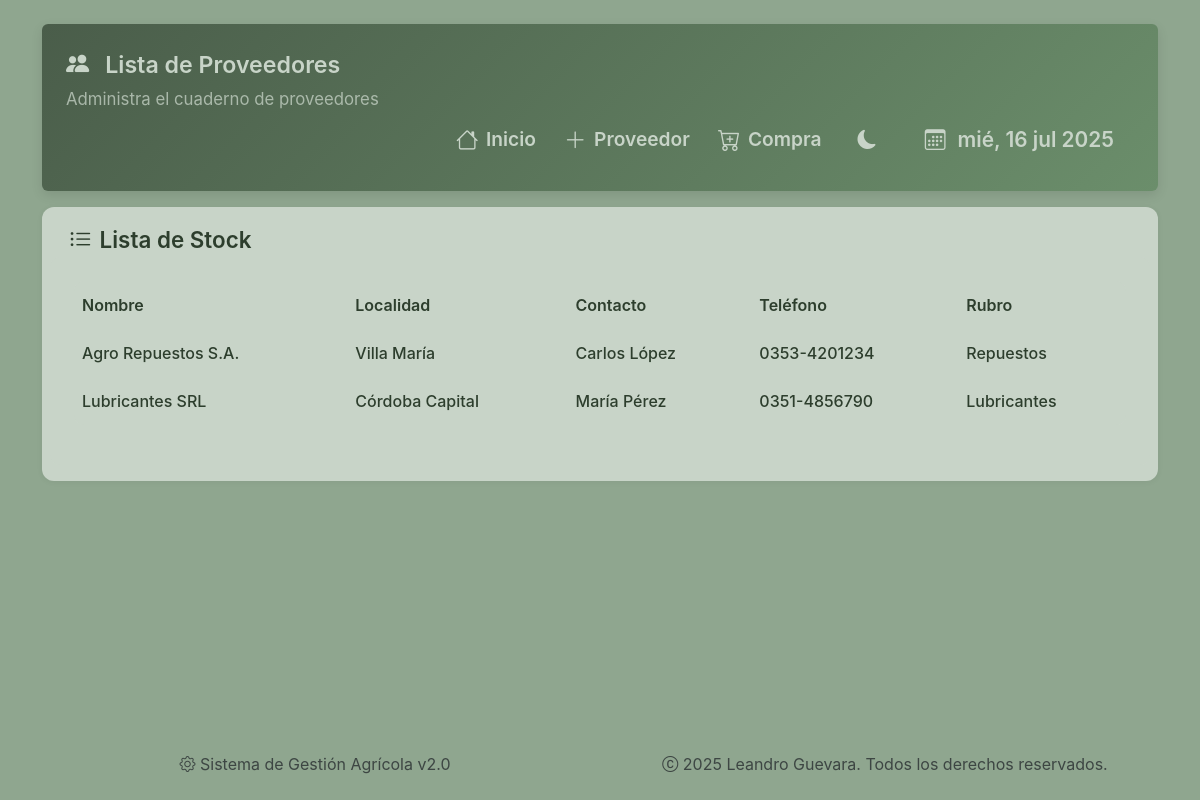
Before: /proveedor/ with the older database file.
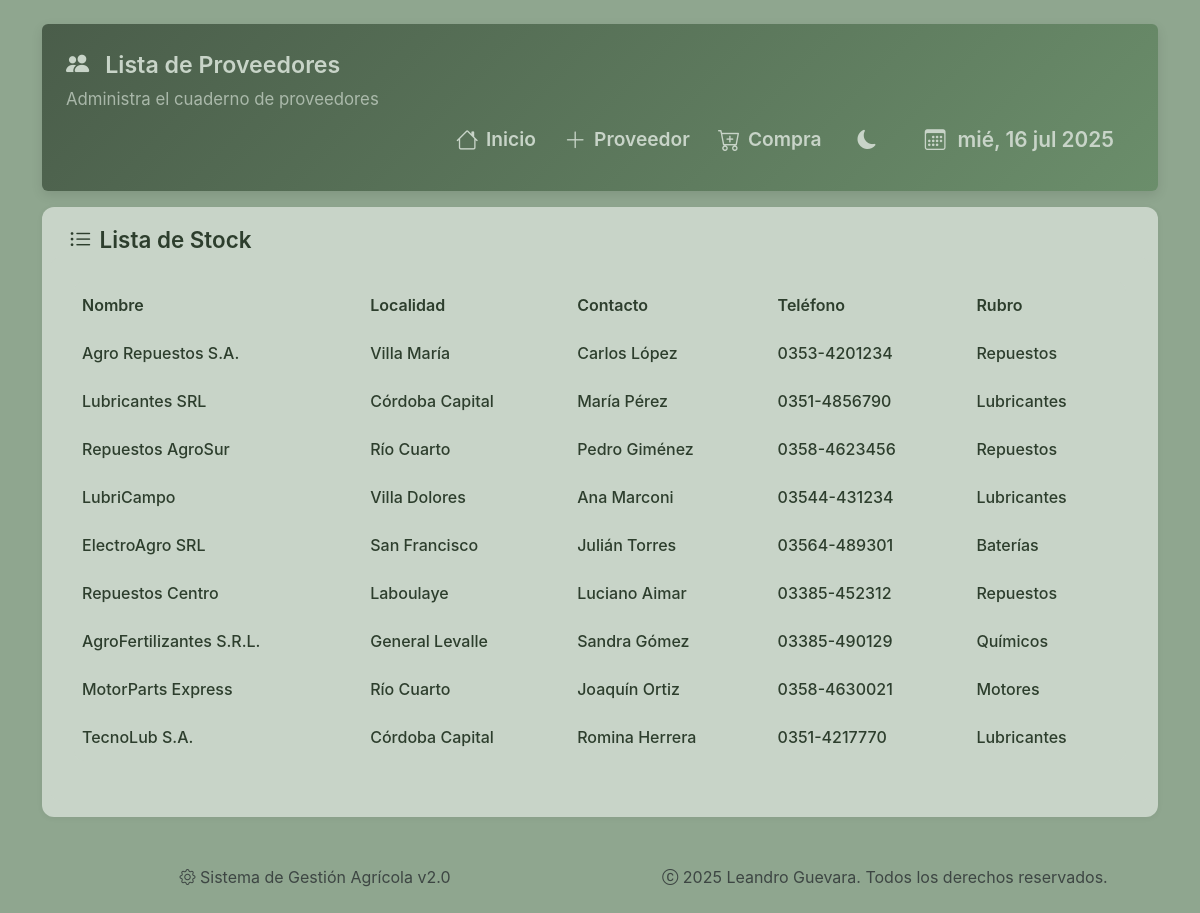
After: the same page with the newer database file.
### sistema_gestion_agricola/models/proveedor.py (models this page shows)
class Proveedor(db.Model):
    __tablename__ = 'proveedores'
    ID = db.Column(db.Integer, primary_key=True, autoincrement=True)
    Nombre = db.Column(db.String, nullable=False)
    Localidad = db.Column(db.String)
    Contacto = db.Column(db.String)
    Telefono = db.Column(db.String)
    Email = db.Column(db.String)
    Rubro = db.Column(db.String)
    Direccion = db.Column(db.String)
    Observaciones = db.Column(db.String)

### sistema_gestion_agricola/routes/proveedores.py (the view)
@proveedores_bp.route('/')
def listar_proveedores():
    conn = get_db_connection()
    proveedores = conn.execute('SELECT * FROM proveedores').fetchall()
    conn.close()
    return render_template('proveedores/listar.html', proveedores=proveedores)

### sistema_gestion_agricola/utils/db.py (called while the page is built)
def get_db_connection():
    conn = sqlite3.connect('sistema_gestion_agricola.db', timeout=10)
    conn.row_factory = sqlite3.Row
    return conn

### sistema_gestion_agricola/templates/proveedores/listar.html (shortened to what this page needs)
{% extends "base.html" %}
{% block content %}
<div class="page-wrapper">
    <div class="dashboard-header hidden-item p-4 mb-3 rounded">
        <div class="header-topbar">
            <div class="header-title">
                <h2 class="section-title"><i class="bi bi-people-fill"></i> Lista de Proveedores</h2>
                <p class="section-subtitle d-md-block opacity-75">Administra el cuaderno de proveedores</p>
            </div>
        </div>
        <div class="header-controls">
            <a href="{{ url_for('index') }}"
                class="btn btn-outline-primary btn-sm ms-auto"
                style="font-size: 1rem;">
                <i class="bi bi-house"></i>
                <span class="d-none d-md-block d-md-inline">Inicio</span>
            </a>
            <a href="{{ url_for('proveedores.agregar_proveedor') }}"
                class="btn btn-outline-primary btn-sm">
                <i class="bi bi-plus-lg"></i>
                <span class="d-none d-md-block d-md-inline">Proveedor</span>
            </a>
            <a href="{{ url_for('compras.registrar_compra') }}"
                class="btn btn-outline-primary btn-sm">
                <i class="bi bi-cart-plus"></i>
                <span class="d-none d-md-block d-md-inline">Compra</span>
            </a>
            <button class="theme-toggle" id="themeToggle">
                <i class="bi bi-moon-fill" id="themeIcon"></i>
            </button>
            <div class="calendar-badge fs-6 d-none d-lg-block">
                <i class="bi bi-calendar3"></i> <span id="current-date"></span>
            </div>
        </div>
    </div>
    <section class="page-section hidden-item mb-0">
        <h3 class="section-title">
            <i class="bi bi-list-ul"></i> Lista de Stock
        </h3>
        <div class="card-section hidden-item mb-0" style="border: none; box-shadow: none;">
            {% if proveedores %}
            <div id="tableView" class="table-view hidden-item">
                <div class="table-responsive hidden-item">
                    <table class="table table-hover hidden-item align-middle">
                        <thead>
                            <tr>
                                <th>Nombre</th>
                                <th class="d-none d-lg-table-cell">Localidad</th>
                                <th class="d-none d-lg-table-cell">Contacto</th>
                                <th>Teléfono</th>
                                <th class="d-none d-md-table-cell">Rubro</th>
                            </tr>
                        </thead>
                        <tbody>
                            {% for p in proveedores %}
                            <tr class="clickable-row"
                                data-href="{{ url_for('proveedores.ver_proveedor', id=p.ID) }}"
                                role="button"
                                tabindex="0">
                                <td><strong>{{ p.Nombre }}</strong></td>
                                <td class="d-none d-lg-table-cell">{{ p.Localidad or '-' }}</td>
                                <td class="d-none d-lg-table-cell">{{ p.Contacto or '-' }}</td>
                                <td>{{ p.Telefono or '-' }}</td>
                                <td class="d-none d-md-table-cell">{{ p.Rubro or '-' }}</td>
                            </tr>
                            {% endfor %}
                        </tbody>
                    </table>
                </div>
            </div>
            {% else %}
            <p class="text-muted fst-italic">No hay proveedores registrados.</p>
            {% endif %}
        </div>
    </section>
{% endblock %}

### sistema_gestion_agricola/templates/base.html (shortened to what this page needs)
<!DOCTYPE html>
<html lang="es" class="h-100">
<head>
  <link href="https://cdn.jsdelivr.net/npm/bootstrap@5.3.0/dist/css/bootstrap.min.css" rel="stylesheet" />
  <link href="https://cdn.jsdelivr.net/npm/bootstrap-icons@1.10.5/font/bootstrap-icons.css" rel="stylesheet" />
  <link rel="stylesheet" href="{{ url_for('static', filename='css/master.css') }}">
</head>
<body class="d-flex flex-column h-100">
  <main class="flex-shrink-0">
    <div class="container py-4">
      {% block content %}{% endblock %}
    </div>
  </main>
  <footer class="footer mt-auto py-4">
    <div class="container">
      <div class="row align-items-center">
        <div class="col-md-6 text-center text-md-end">
          <small class="text-muted">
            <i class="bi bi-gear"></i> Sistema de Gestión Agrícola v2.0
          </small>
        </div>
        <div class="col-md-6 text-center text-md-start">
          <p class="text-muted mb-0">
            <i class="bi bi-c-circle"></i> 2025 Leandro Guevara. Todos los derechos reservados.
          </p>
        </div>
      </div>
    </div>
  </footer>
</body>
</html>

### sistema_gestion_agricola/static/css/base.css (style rules this page uses)
html, body, div, span, applet, object, iframe, h1, h2, h3, h4, h5, h6, p, blockquote, pre, a, abbr, acronym, address, big, cite, code, del, dfn, em, img, ins, kbd, q, s, samp, small, strike, strong, sub, sup, tt, var, b, u, i, center, dl, dt, dd, ol, ul, li, fieldset, form, label, legend, table, caption, tbody, tfoot, thead, tr, th, td, article, aside, canvas, details, embed, figure, figcaption, footer, header, hgroup, menu, nav, output, ruby, section, summary, time, mark, audio, video { margin: 0; padding: 0; border: 0; font-size: 100%; font: inherit; vertical-align: baseline; box-sizing: border-box; }
article, aside, details, figcaption, figure, footer, header, hgroup, menu, nav, section { display: block; }
body { line-height: 1.5; font-family: 'Inter', 'Segoe UI', Arial, sans-serif; background: var(--bg-color); color: var(--text-color); min-height: 100vh; -webkit-font-smoothing: antialiased; -moz-osx-font-smoothing: grayscale; transition: var(--transition); }
a { color: var(--agri-green, #388e3c); text-decoration: none; transition: color 0.2s; }
input, select, textarea, button { font-family: inherit; font-size: 1rem; border-radius: 6px; border: 1px solid var(--border-color, #e9ecef); padding: 0.5em 0.75em; outline: none; transition: border-color 0.2s, box-shadow 0.2s; }
button { cursor: pointer; border: none; background: none; }
.text-center { text-align: center !important; }
.h-100 { height: 100% !important; }
.d-flex { display: flex !important; }
.flex-column { flex-direction: column !important; }
.align-items-center { align-items: center !important; }
*, *::before, *::after { box-sizing: border-box; }

### sistema_gestion_agricola/static/css/theme.css (style rules this page uses)
:root { --agri-green-primary: #6b8e6b; --agri-green-secondary: #8fa68f; --agri-green-tertiary: #a8bba8; --agri-green-dark: #4a5d4a; --agri-green-darker: #3a4a3a; --agri-green-light: #e8f0e8; --agri-green-muted: #c8d4c8; --card-bg: var(--agri-green-primary); --text-color: #2d3e2d; --radius: 8px; --transition: all 0.3s cubic-bezier(.4,2,.6,1); --hover-bg: var(--agri-green-tertiary); --btn-primary: var(--agri-green-primary); --btn-primary-hover: var(--agri-green-tertiary); --btn-secondary: var(--agri-green-primary); --btn-secondary-hover: var(--agri-green-dark); --btn-accent: var(--agri-green-primary); --btn-accent-hover: var(--agri-green-dark); --btn-neutral: var(--agri-green-muted); --btn-neutral-hover: var(--agri-green-secondary); --btn-disabled: var(--agri-green-darker); --btn-disabled-text: var(--agri-green-muted); }
[data-bs-theme="light"] { --bg-color: var(--agri-green-secondary); --text-color: #2d3e2d; --card-bg: var(--agri-light) !important; --header-bg: linear-gradient(135deg, var(--agri-green-dark), var(--agri-green-primary)); --hover-bg: var(--agri-green-tertiary); --hover-text: var(--agri-green-darker); --agri-light: var(--agri-green-muted); --agri-dark: var(--agri-green-darker); --btn-bg-primary: var(--agri-green-secondary); --btn-text-primary: var(--agri-green-dark); --btn-border-primary: var(--agri-green-dark); --btn-bg-secondary: var(--agri-light); --btn-text-secondary: var(--agri-dark); --btn-border-secondary: var(--agri-light); --btn-bg-tertiary: var(--agri-green-muted); --btn-text-tertiary: var(--agri-green-darker); --btn-border-tertiary: var(--agri-green-darker); }
body, .card-section, .dashboard-header, .btn, .badge { transition: var(--transition); }

### sistema_gestion_agricola/static/css/buttons.css (style rules this page uses)
.btn-agri-primary, .btn-agri-secondary, .btn-outline-primary, .btn-outline-secondary, .btn-outline-tertiary, .btn-outline-light, .btn-outline-danger, .btn-outline-info { display: flex; align-items: center; justify-content: center; gap: 0.4em; padding: 0.5rem 1rem; font-weight: 600; font-size: 1.2rem !important; border-radius: 6px; transition: background-color 0.2s ease-in-out, box-shadow 0.2s ease-in-out; min-height: 40px; outline: none; text-align: center; }
.btn-outline-primary { background: transparent; color: var(--btn-neutral); border: none; }
.btn i { font-size: 1.4rem; flex-shrink: 0; vertical-align: middle; }
.btn-sm { padding: 0.25rem 0.5rem; font-size: 0.85rem; border-radius: 5px; }
.btn-outline-primary.btn-sm, .btn-outline-primary.btn-sm:hover, .btn-outline-primary.btn-sm:focus, .btn-outline-primary.btn-sm:active { text-decoration: none !important; }
.btn { text-decoration: none !important; }

### sistema_gestion_agricola/static/css/forms.css (style rules this page uses)
::placeholder, .form-edit ::placeholder { color: var(--agri-green-secondary, #a4c39d); opacity: 0.85; }

Changed rows visible on the page:
added Proveedor: Nombre "Repuestos AgroSur", Localidad "Río Cuarto", Contacto "Pedro Giménez", Telefono "0358-4623456", Rubro "Repuestos"
added Proveedor: Nombre "LubriCampo", Localidad "Villa Dolores", Contacto "Ana Marconi", Telefono "03544-431234", Rubro "Lubricantes"
added Proveedor: Nombre "ElectroAgro SRL", Localidad "San Francisco", Contacto "Julián Torres", Telefono "03564-489301", Rubro "Baterías"
added Proveedor: Nombre "Repuestos Centro", Localidad "Laboulaye", Contacto "Luciano Aimar", Telefono "03385-452312", Rubro "Repuestos"
added Proveedor: Nombre "AgroFertilizantes S.R.L.", Localidad "General Levalle", Contacto "Sandra Gómez", Telefono "03385-490129", Rubro "Químicos"
added Proveedor: Nombre "MotorParts Express", Localidad "Río Cuarto", Contacto "Joaquín Ortiz", Telefono "0358-4630021", Rubro "Motores"
added Proveedor: Nombre "TecnoLub S.A.", Localidad "Córdoba Capital", Contacto "Romina Herrera", Telefono "0351-4217770", Rubro "Lubricantes"
